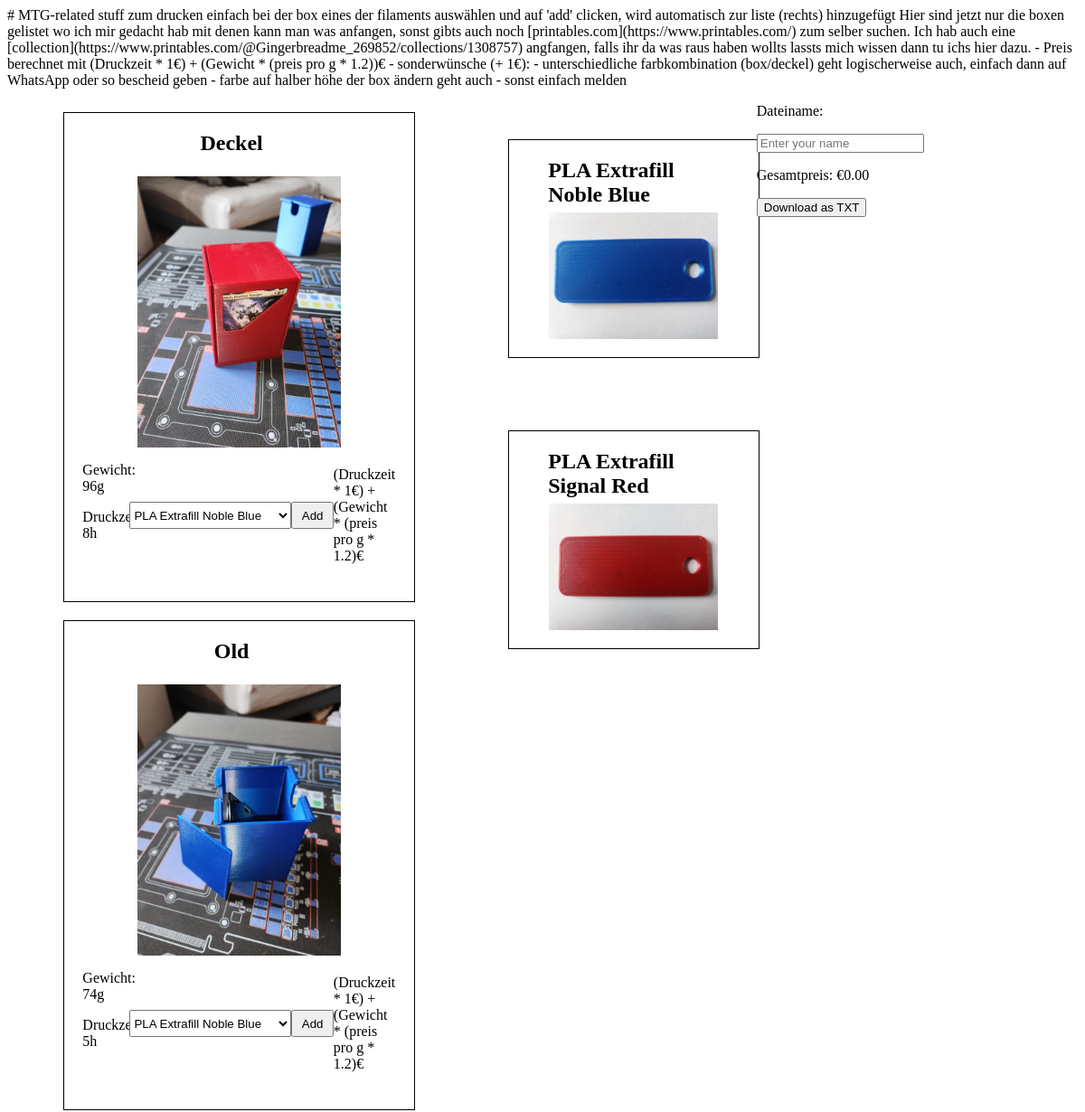
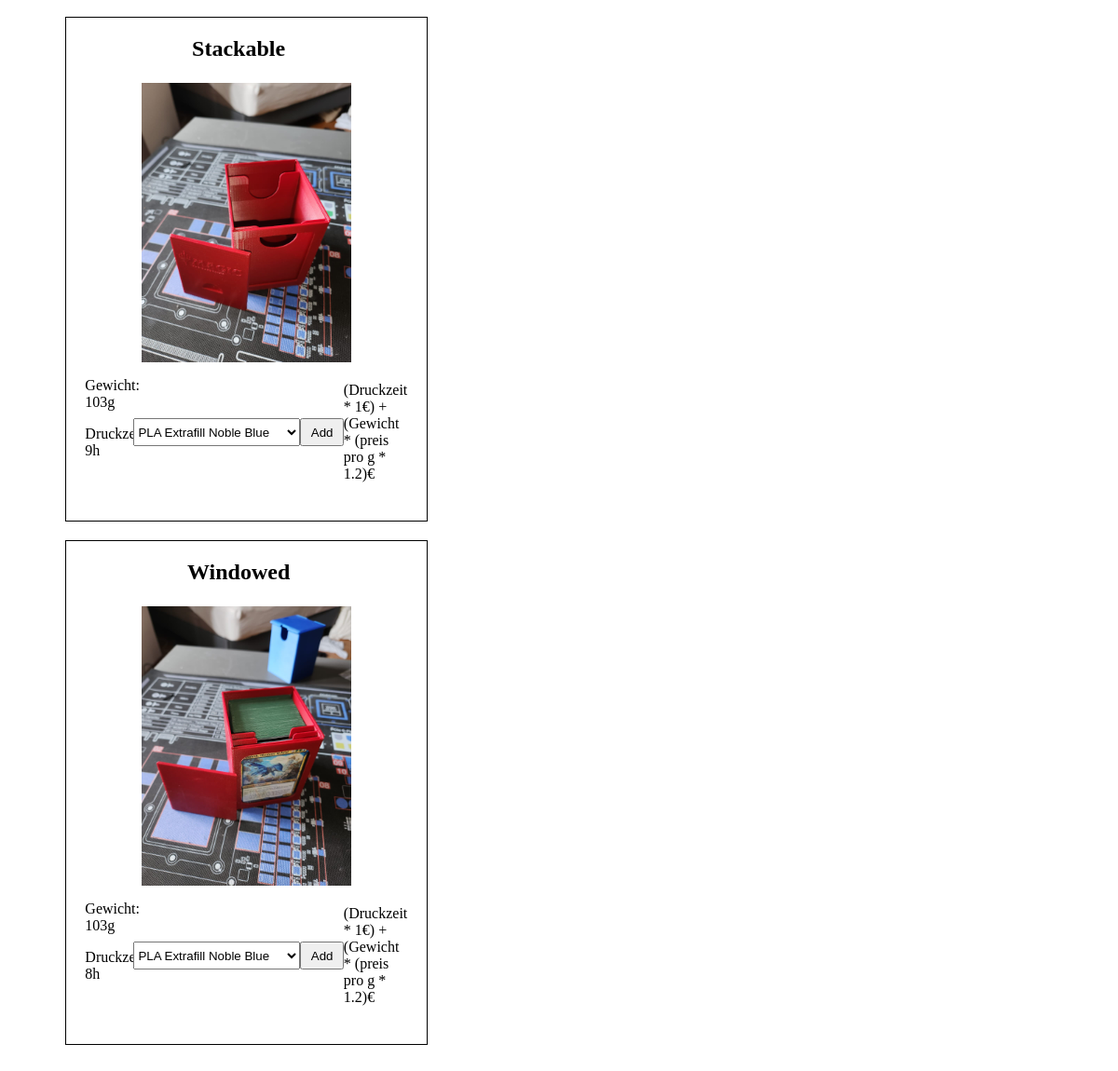
/, run on an earlier commit of the app's database (2 pictures, top to bottom).
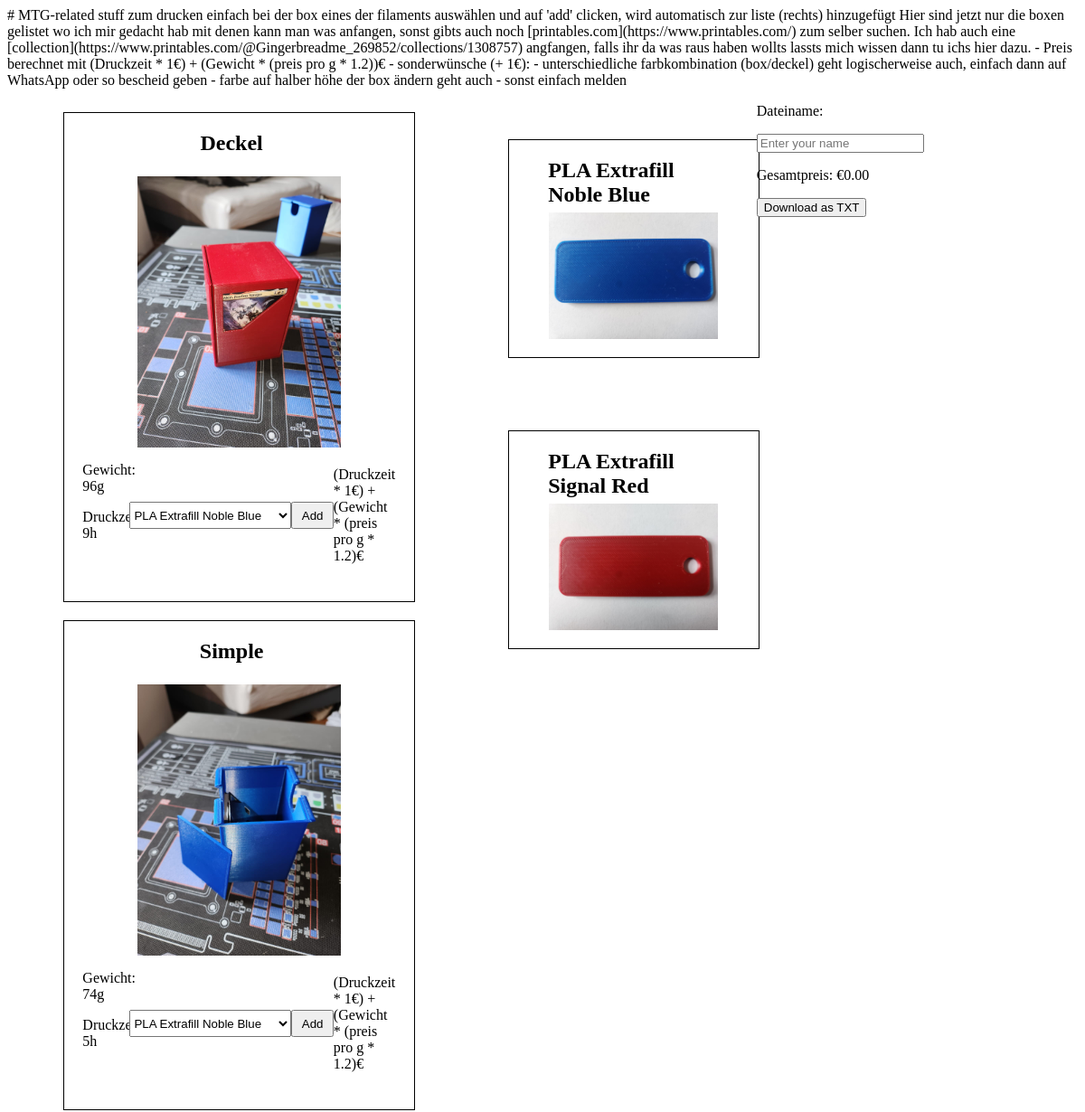
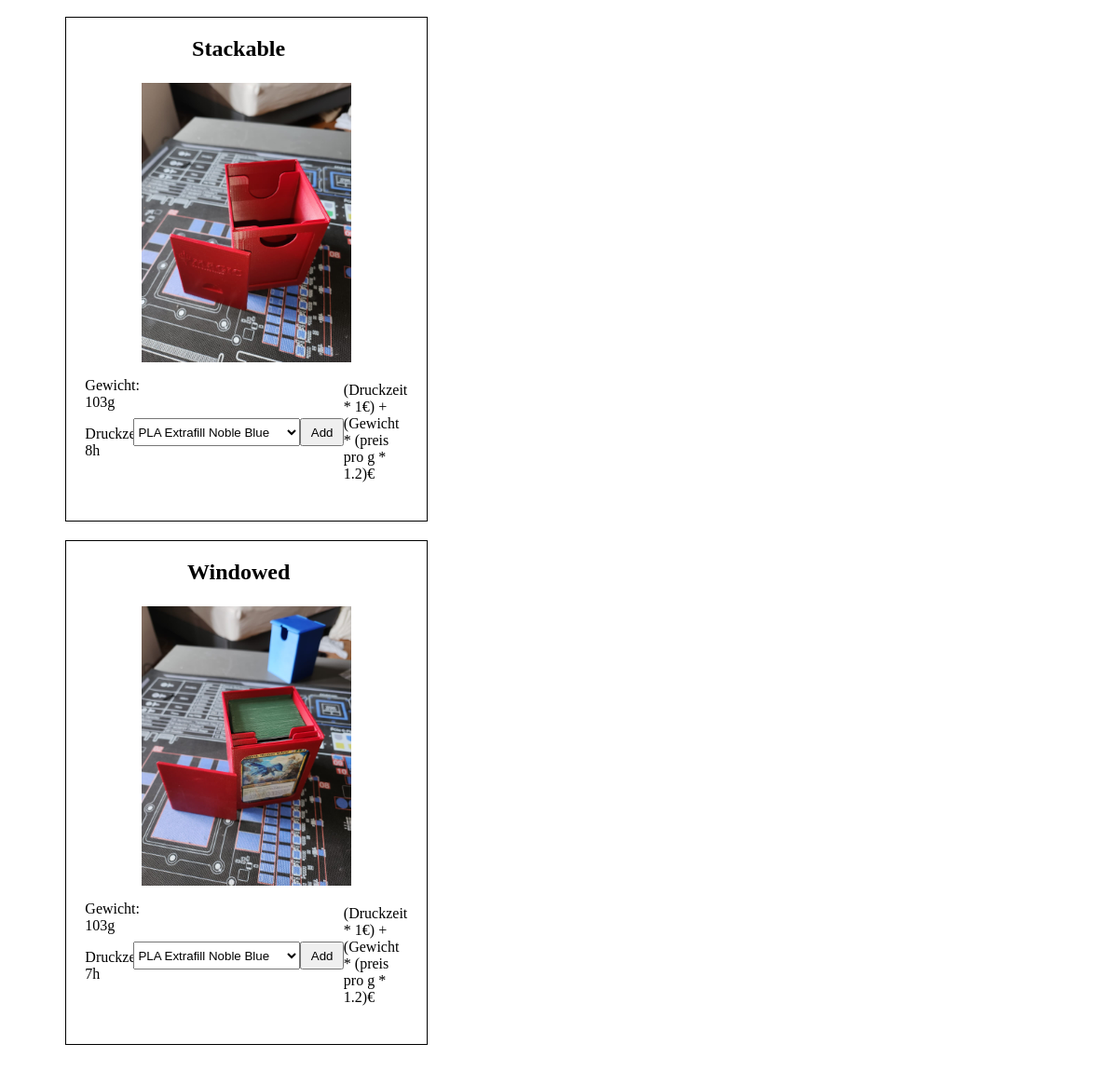
And on a later commit of the database (2 pictures, top to bottom).
### boxes/models.py (models this page shows, shortened)
class Box(models.Model):
    name = models.CharField(max_length = 200)
    description = models.CharField(max_length = 1000)
    weight = models.IntegerField()
    print_time = models.IntegerField()
    image = models.ImageField(upload_to='boxes')

### boxes/views.py (the view)
# urls.py: path('', views.index, name='index')
def index(request):
    boxes = Box.objects.order_by("name")
    filaments = Filament.objects.order_by("color")
    for i in boxes:
        print (i.name)
    context = {
        "boxes" : boxes,
        "filaments" : filaments,
    }
    return render(request, "boxes/index.html", context)

### boxes/templates/boxes/index.html (shortened to what this page needs)
<!DOCTYPE html>
<html lang="en">
  <head>
    <link rel="stylesheet" href="{{ STATIC_URL }}style.css">
  </head>
  <body>
    <md-block>
      # MTG-related stuff zum drucken
      einfach bei der box eines der filaments auswählen und auf 'add' clicken, wird automatisch zur liste (rechts) hinzugefügt
      Hier sind jetzt nur die boxen gelistet wo ich mir gedacht hab mit denen kann man was anfangen, sonst gibts auch noch [printables.com](https://www.printables.com/) zum selber suchen.
      Ich hab auch eine [collection](https://www.printables.com/@Gingerbreadme_269852/collections/1308757) angfangen, falls ihr da was raus haben wollts lassts mich wissen dann tu ichs hier dazu.
      - Preis berechnet mit (Druckzeit * 1€) + (Gewicht * (preis pro g * 1.2))€
      - sonderwünsche (+ 1€):
	- unterschiedliche farbkombination (box/deckel) geht logischerweise auch, einfach dann auf WhatsApp oder so bescheid geben
	- farbe auf halber höhe der box ändern geht auch
	- sonst einfach melden
    </md-block>
    <main class="content">
      {% if boxes %}
	<ul class="boxList">
	  {% for box in boxes %}
	    <div class="boxItem">
	      <div class="boxHeading"> <h2> {{box.name }} </h2> </div>
	      <img src="{{ box.image.url }}" class="boxImage"/>
	      <div class="description">
		<p> Gewicht: <span class="boxWeight">{{ box.weight }}g </span> </p>
		<p> Druckzeit: <span class="boxPrintTime">{{ box.print_time }}h </span></p>
	      </div>
	      <div class="selection">
		<select class="filament-dropdown">
		  {% for filament in filaments %}
		    <option value="{{filament.id}}" data-price-per-kg="{{ filament.price_per_kg}}">{{filament.name}}</option>
		  {% endfor %}
		</select>
		<button class="add-to-list">Add</button>
	      </div>
	      <div class="calculated-price-preview"
		<p> (Druckzeit * 1€) + (Gewicht * (preis pro g * 1.2)€</p>
	      </div>
	    </div>
	{% endfor %}
	</ul>
      {% else %}
	      <p> No Boxes here </p>
      {% endif %}
      {% if filaments %}
        <ul class="filamentList">
	  {% for filament in filaments %}
	    <div class="filamentItem">
	      <div class="boxHeading"><h2> {{filament.name}} </h2></div>
	      <img class="filamentImage" src="{{filament.image.url}}" class="filamentImage"/>
	    </div>
	  {% endfor %}
	</ul>
      {% else %}
	      <p> No Filaments here </p>
      {% endif %}
	<div class="summary">
	    <p>Dateiname:</p>
            <input type="text" id="list-name" placeholder="Enter your name">
            <p>Gesamtpreis: <span id="total-price">€0.00</span></p>
            <button id="download-btn">Download as TXT</button>
        </div>
    </main>
  </body>
</html>

What changed in the data, as far as the page shows it:
changed Box "Deckel": print_time "8" → "9"
changed Box: name "Old" → "Simple"
changed Box "Stackable": print_time "9" → "8"
changed Box "Windowed": print_time "8" → "7"
